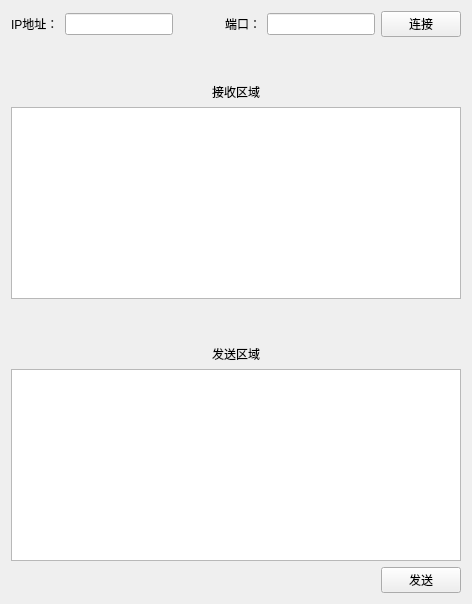
<?xml version="1.0" encoding="UTF-8"?>
<ui version="4.0">
 <class>MainWindow</class>
 <widget class="QMainWindow" name="MainWindow">
  <property name="windowTitle">
   <string>客户端</string>
  </property>
  <widget class="QWidget" name="centralWidget">
   <layout class="QGridLayout" name="gridLayout">
    <item row="5" column="0" colspan="6">
     <widget class="QLabel" name="label_4">
      <property name="text">
       <string>发送区域</string>
      </property>
      <property name="alignment">
       <set>Qt::AlignCenter</set>
      </property>
     </widget>
    </item>
    <item row="6" column="0" colspan="6">
     <widget class="QTextEdit" name="textEdit_Send"/>
    </item>
    <item row="0" column="4">
     <widget class="QLineEdit" name="lineEdit_Port"/>
    </item>
    <item row="2" column="0" colspan="6">
     <widget class="QLabel" name="label_3">
      <property name="text">
       <string>接收区域</string>
      </property>
      <property name="alignment">
       <set>Qt::AlignCenter</set>
      </property>
     </widget>
    </item>
    <item row="0" column="5">
     <widget class="QPushButton" name="pushButton_Connect">
      <property name="text">
       <string>连接</string>
      </property>
     </widget>
    </item>
    <item row="0" column="3">
     <widget class="QLabel" name="label_2">
      <property name="text">
       <string>端口：</string>
      </property>
     </widget>
    </item>
    <item row="3" column="0" colspan="6">
     <widget class="QTextEdit" name="textEdit_Receive"/>
    </item>
    <item row="7" column="5">
     <widget class="QPushButton" name="pushButton_Send">
      <property name="text">
       <string>发送</string>
      </property>
     </widget>
    </item>
    <item row="0" column="2">
     <spacer name="horizontalSpacer">
      <property name="orientation">
       <enum>Qt::Horizontal</enum>
      </property>
      <property name="sizeHint" stdset="0">
       <size>
        <width>40</width>
        <height>20</height>
       </size>
      </property>
     </spacer>
    </item>
    <item row="0" column="0">
     <widget class="QLabel" name="label">
      <property name="text">
       <string>IP地址：</string>
      </property>
     </widget>
    </item>
    <item row="4" column="3">
     <spacer name="verticalSpacer_2">
      <property name="orientation">
       <enum>Qt::Vertical</enum>
      </property>
      <property name="sizeHint" stdset="0">
       <size>
        <width>20</width>
        <height>40</height>
       </size>
      </property>
     </spacer>
    </item>
    <item row="0" column="1">
     <widget class="QLineEdit" name="lineEdit_IP"/>
    </item>
    <item row="1" column="3">
     <spacer name="verticalSpacer">
      <property name="orientation">
       <enum>Qt::Vertical</enum>
      </property>
      <property name="sizeHint" stdset="0">
       <size>
        <width>20</width>
        <height>40</height>
       </size>
      </property>
     </spacer>
    </item>
   </layout>
  </widget>
 </widget>
 <layoutdefault spacing="6" margin="11"/>
 <resources/>
 <connections/>
</ui>
